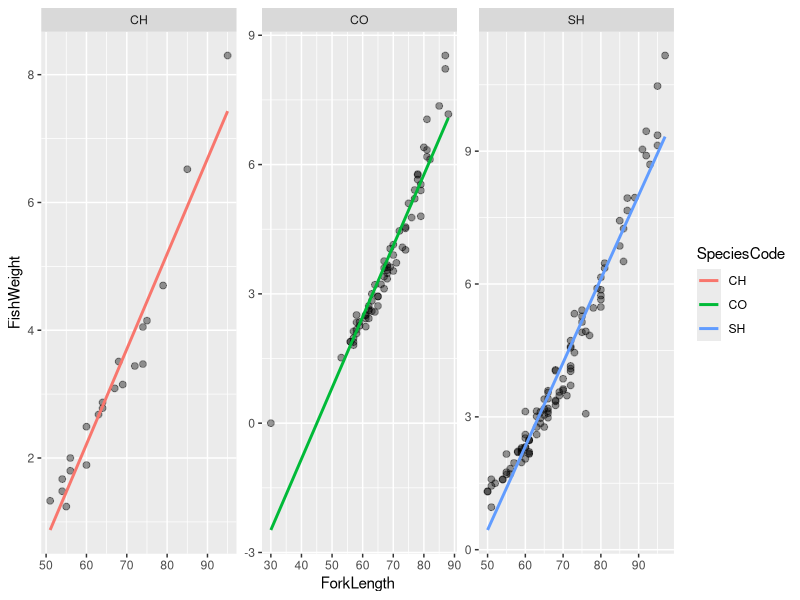
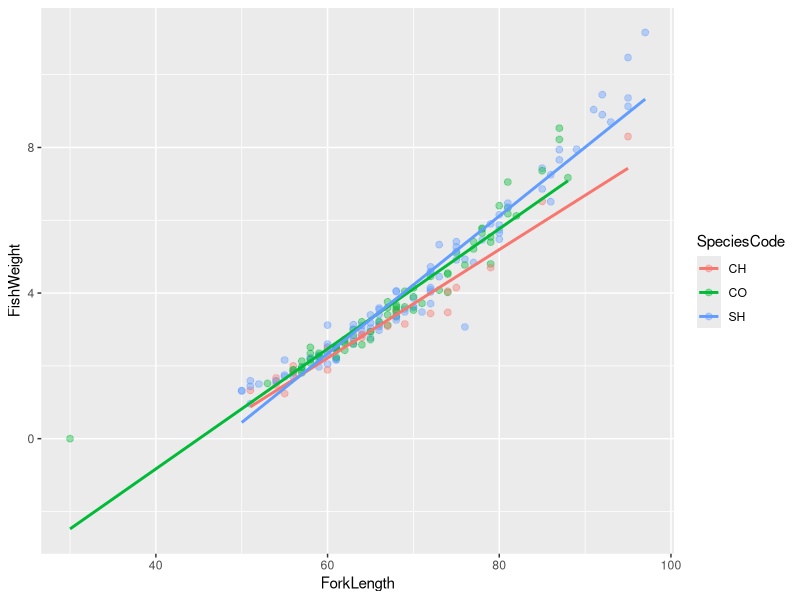

Here is the R script that generated these plots, in order:
library(ggplot2)
library(readxl)
library(dplyr)
library(broom)

DietData <- read_excel("Data/DietData.xlsx")
DietData_env <- read_excel("Data/DietData_env.xlsx")

# graphing weight v. length (which is FCF) to understand FCF trends between groups 
ggplot(DietData_env %>% filter(LifeStage == "YoY"), aes(x = ForkLength, y =FishWeight, color= SpeciesCode)) +
  geom_point(color = "black", size = 2, alpha = 0.4) +
  geom_smooth(method = "lm", se = FALSE) + 
  facet_wrap(~ SpeciesCode, scales = "free")

ggplot(DietData_env %>% filter(LifeStage == "YoY"), aes(x = ForkLength, y =FishWeight, color= SpeciesCode)) +
  geom_point(aes(color = SpeciesCode), size = 2, alpha = 0.4) +
  geom_smooth(method = "lm", se = FALSE)

#getting slopes (slope= approximate for FCF) ** all slopes are 0.351? 
DietData_env %>% 
  group_by(SpeciesCode) %>%
  do(tidy(lm(FishWeight ~ ForkLength, data = DietData_env %>% filter(LifeStage== "YoY")))) %>% 
  select(SpeciesCode, term, estimate)

#
for (species in unique(DietData_env$SpeciesCode)) {
  DietData_temp <- DietData_env %>%
    filter(LifeStage == "YoY",
           SpeciesCode == species)
  print(species)
  print(summary(lm(FishWeight ~ ForkLength, data = DietData_temp)))
}
summary(lm(FishWeight ~ ForkLength, data = DietData_env %>% filter(LifeStage== "YoY")))

#pulling info from our data sets to compare to literature lmao 
#FCF for CH: 1.000656, CO: 1.106940, SH: 1.101246
FCF_average <- aggregate(FultonConditionFactor ~ SpeciesCode, data= DietData_env, FUN = mean)
ForkLength_average <- aggregate(ForkLength~ SpeciesCode, data= DietData_env, FUN = mean)
